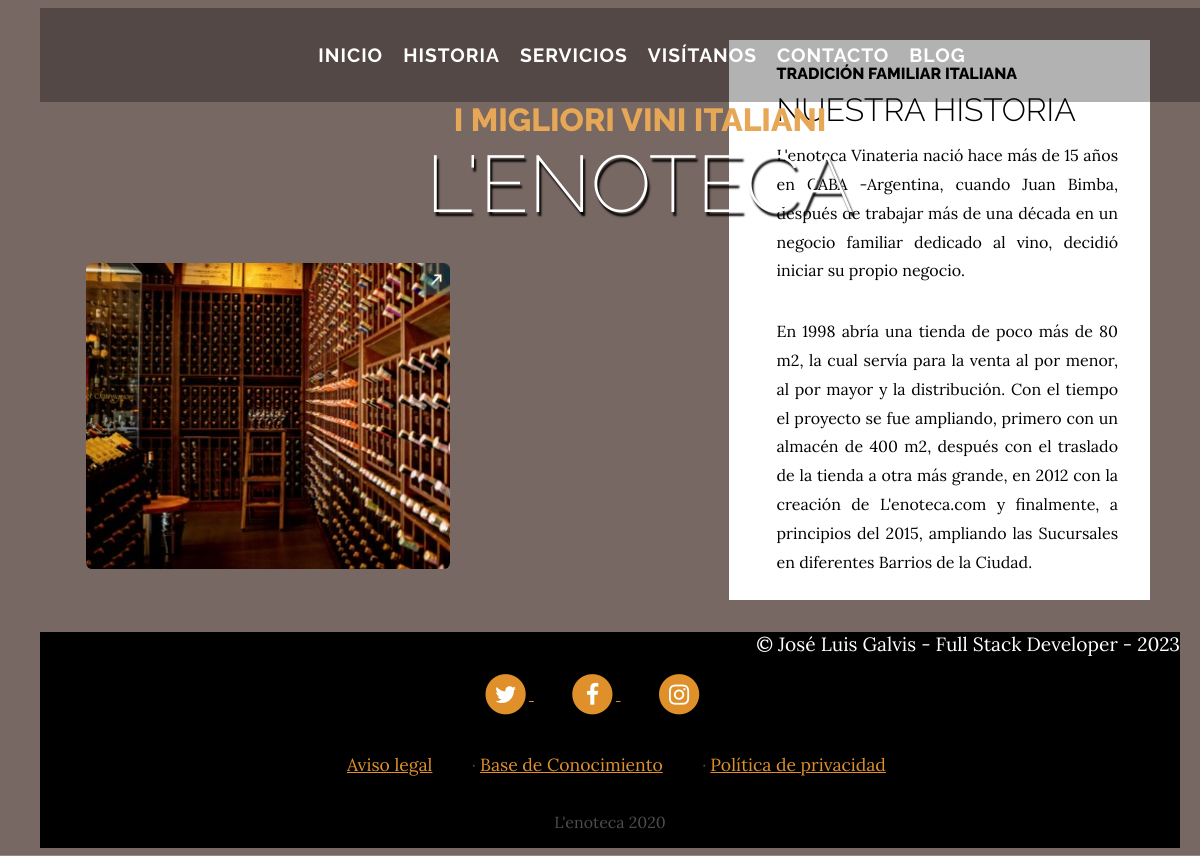
The page /about/ on the database its author committed.
### pages/models.py (models this page shows, shortened)
class Page(models.Model):
    title = models.CharField(max_length=200, verbose_name="Título")
    content = RichTextField(verbose_name="Contenido")
    created = models.DateTimeField(auto_now_add=True, verbose_name="Fecha de creación")
    updated = models.DateTimeField(auto_now=True, verbose_name="Fecha de edición")
    order = models.SmallIntegerField(verbose_name="Orden", default=0)
    ordering = ['order','title']
    class Meta:
        verbose_name = "página"
        verbose_name_plural = "páginas"
        ordering = ['title']

### core/views.py (the view)
# urls.py: path('about/', views.about, name="about"),
def about(request):
    return render(request, "core/about.html")

### pages/templatetags/pages_extras.py (called while the page is built)
@register.simple_tag
def get_page_list():
    pages = Page.objects.all()
    return pages

### core/templates/core/about.html (shortened to what this page needs)
{% extends 'core/base.html' %}
{% block content %}
{% load static %}
<section class="page-section-about about-heading">
    <div class="container_about">
        <img class="img-fluid rounded about-heading-img mb-3 mb-lg-0" src="{% static 'core/img/vinateria.jpg' %}" alt="">
    </div>
    <div class="about-heading-content">
        <div class="row">
            <div class="col-xl-9 col-lg-10 mx-auto">
                <div class="bg-faded rounded p-5">
                    <h2 class="section-heading mb-4">
                        <span class="section-heading-upper">Tradición familiar italiana</span>
                        <span class="section-heading-lower">Nuestra historia</span>
                    </h2>
                    <p>L'enoteca Vinateria nació hace más de 15 años en CABA -Argentina, cuando Juan Bimba, después de trabajar más de una década en un negocio familiar dedicado al vino, decidió iniciar su propio negocio.</p>
                    <p> En 1998 abría una tienda de poco más de 80 m2, la cual servía para la venta al por menor, al por mayor y la distribución. Con el tiempo el proyecto se fue ampliando, primero con un almacén de 400 m2,
                        después con el traslado de la tienda a otra más grande, en 2012 con la creación de L'enoteca.com y finalmente, a principios del 2015, ampliando las Sucursales en diferentes Barrios de la Ciudad.</p>
                </div>
            </div>
        </div>
    </div>
</section>
{% endblock %}

### core/templates/core/base.html (shortened to what this page needs)
<!DOCTYPE html>
<html lang="en">
<head>
        {% load static %}
        <link rel="stylesheet" href="https://cdnjs.cloudflare.com/ajax/libs/font-awesome/4.7.0/css/font-awesome.min.css">
        {% load static %}
        <link rel="stylesheet" type="text/css" href="{% static 'core/css/estilos.css' %}" rel="stylesheet">
</head>
<body>
    <div class="encabezado">
        <h1 class="site-heading text-center text-white d-none d-lg-block">
            <span class="site-heading-upper text-primary mb-3">I migliori vini italiani</span>
            <span class="site-heading-lower">L'enoteca</span>
        </h1>
        <nav class="navbar navbar-expand-lg navbar-dark py-lg-4" id="mainNav">
            <div class="container">
                <div class="menu navbar-collapse" id="navbarResponsive">
                    <ul class="navbar-nav mx-auto">
                        <li class="nav-item px-lg-4 active">
                            <a class="nav-link text-uppercase text-expanded" href="{% url 'home' %}">Inicio</a>
                        </li>
                        <li class="nav-item px-lg-4 ">
                            <a class="nav-link text-uppercase text-expanded" href="{% url 'about' %}">Historia</a>
                        </li>
                        <li class="nav-item px-lg-4 ">
                            <a class="nav-link text-uppercase text-expanded" href="{% url 'services' %}">Servicios</a>
                        </li>
                        <li class="nav-item px-lg-4 ">
                            <a class="nav-link text-uppercase text-expanded" href="{% url 'store' %}">Visítanos</a>
                        </li>
                        <li class="nav-item px-lg-4 ">
                            <a class="nav-link text-uppercase text-expanded" href="{% url 'contact' %}">Contacto</a>
                        </li>
                        <li class="nav-item px-lg-4">
                            <a class="nav-link text-uppercase text-expanded" href="{% url 'blog' %}">Blog</a>
                        </li>
                    </ul>
                </div>
            </div>
        </nav>
    </div>
    {% block content %} {% endblock %}
    <footer class="footer text-faded text-center py-5">
        <div class="container-footer">
            <p class="registro">&copy; José Luis Galvis - Full Stack Developer - 2023 </p>
            <p class="m-0">
                <a href="https://twitter.com/" class="link">
                    <span class="fa-stack fa-lg">
                        <i class="fa fa-circle fa-stack-2x"></i>
                        <i class="fa fa-twitter fa-stack-1x fa-inverse"></i>
                    </span>
                </a>
                <a href="http://facebook.com" class="link">
                <span class="fa-stack fa-lg">
                    <i class="fa fa-circle fa-stack-2x"></i>
                    <i class="fa fa-facebook fa-stack-1x fa-inverse"></i>
                </span>
                </a>
                <a href="http://instagram.co" class="link">
                <span class="fa-stack fa-lg">
                    <i class="fa fa-circle fa-stack-2x"></i>
                    <i class="fa fa-instagram fa-stack-1x fa-inverse"></i>
                </span>
                </a>
            </p>
            <p class="m-0 mbt">
                {% load pages_extras %}
                {% get_page_list as page_list %}
                {% for page in page_list %}
                    <a href="{% url 'page' page.id %}" class="link">{{page.title}}</a>
                    {% if not forloop.last %}·{% endif %}
                {% endfor %}
            </p>
            <p class="m-0 mbt1"> L'enoteca 2020</p>
        </div>
    </footer>
</body>
</html>

### core/static/core/css/estilos.css (style rules this page uses)
body { width: 95%; font-family: 'Lora'; background: url("https://raw.githubusercontent.com/JoseLuisGalvis/cvWeb-frontend/main/V5.jpg") no-repeat center center fixed, linear-gradient(rgba(47, 23, 15, 0.65), rgba(47, 23, 15, 0.65)); background-size: cover; background-repeat:no-repeat; background-position: center center; }
.encabezado { width: 95%; display: flex; flex-direction: column; }
h1, h2, h3, h4, h5, h6 { font-family: 'Raleway'; }
.text-faded { color: rgba(255, 255, 255, 0.3); }
.site-heading { width: 100%; position: fixed; display: flex; flex-direction: column; z-index: 2; align-items: center; justify-content: center; text-aligan: center; text-transform: uppercase; line-height: 1; font-family: 'Raleway'; margin: 3em 0 2em 1em; }
.site-heading .site-heading-upper { display: block; font-size: 2rem; font-weight: 800; }
.site-heading .site-heading-lower { font-size: 5rem; font-weight: 200; color: #ffff; text-shadow: 2px 4px 2px #000; line-height: 4rem; padding: 0.2em 0 0 0; }
#mainNav { width: 100%; position: fixed; z-index: 3; background-color: rgba(0,0,0,0.3); font-family: 'Raleway'; margin: 0 0 0 2em; }
.container { width: 96%; height:25%; display: flex; align-items: center; justify-content: center; text-aligan: center; margin: 10px; justify-content: space-between; padding: 1em; }
.menu { width: 100%; display: flex; align-items: center; justify-content: center; margin: 0; z-index: 3; }
.menu ul { width: 100%; display: flex; align-items: center; justify-content: center; text-aligan: center; list-style:none; margin:0; padding:0; }
.menu ul a { display: block; color: #fff; text-decoration: none; font-weight: 700; font-size: 1.2em; padding: 10px; text-transform: uppercase; letter-spacing: 1px; }
.menu ul li { position:relative; float:left; margin:0; padding:0; }
.page-section-about { width: 100%; height: 78vh; display: flex; align-items: center; justify-content: center; }
.container_about { width: 96%; height: 25%; display: flex; align-items: center; justify-content: center; text-align: center; margin: 8em 0 0 0; padding: 1em; }
.container_about img { width: 50%; margin: 4em 0 0 -15em; border-radius: 0.4em; }
.section-heading { width: 100%; text-transform: uppercase; margin: 0.5em 0 0 0; }
.row { width: 90%; display: flex; flex-direction: column; align-items: center; justify-content: center; text-aligan: center; }
.col-xl-9 { width: 50%; display: flex; flex-direction: column; align-items: center; justify-content: center; text-aligan: center; }
.about-heading-content { width: 50%; display: flex; margin: 0; }
.bg-faded p { font-size: 1em; text-align: justify; }
.section-heading .section-heading-upper { display: block; font-size: 1rem; font-weight: 800; padding-bottom:.5rem; }
.section-heading .section-heading-lower { display: block; font-size: 2rem; font-weight: 300; }
.bg-faded { width: 100%; background-color: #ffff; display: flex; flex-direction: column; line-height: 1.8em; padding: 0.5em 2em 0.5em 3em; }
.m-0 a { font-size: 1.1em; margin: 0 2em 0 0; }
.footer { width: 100%; height: 8%; background-color: #000; margin: 0 0 0 2em; }
.text-primary { color: #e6a756 !important; }
.mbt { padding: 0.1rem 0 0 3em; }
.mbt1 { padding-top: 0.25rem; }
a.link { color: #df902a; }
.container-footer { display: flex; flex-direction: column; align-items: center; justify-content: center; text-aligan: center; }
.registro { width: 100%; display: flex; justify-content: flex-end; color: #ffff; font-size: 1.2em; margin: 0; padding: 0; }
.col-xl-9 { width: 100%; display: flex; flex-direction: column; align-items: center; justify-content: center; }

### rows shown on the page
Page: title "Aviso legal"
Page: title "Base de Conocimiento"
Page: title "Política de privacidad"
